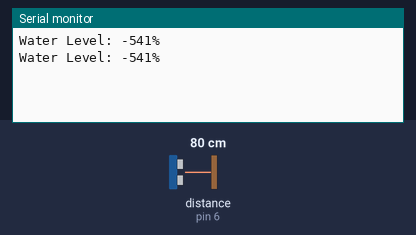
Simulated run of this sketch. Board: Arduino Uno, built with avr-gcc and run on an emulated ATmega328P. Parts: the last lines printed to the serial monitor. Inputs (shaded band) come from the test bench; at power-on: distance to the obstacle (sensor on pin 6) 80 cm. The echo pulse lasts 58.3 µs per cm.

Above: at 2.8 s.
2.9 s: distance to the obstacle (sensor on pin 6) set to 2 cm
At 4.9 s:
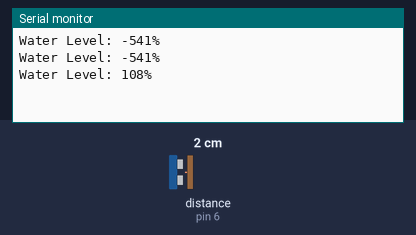
5.6 s: distance to the obstacle (sensor on pin 6) set to 4 cm
At 6.5 s:
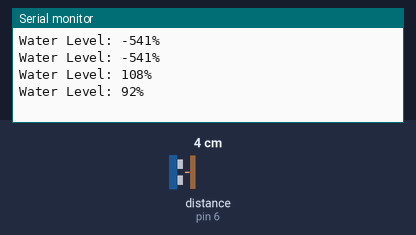
Timing chart, 0 to 8.6 s (numbered marks = the images above; inputs shaded):
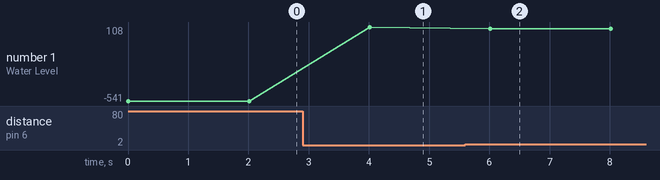

Measured:
- after the input at 2.9 s, the serial monitor: prints a new line after 1.1 s (image 1)
- after the input at 5.6 s, the serial monitor: prints a new line after 0.41 s (image 2)
- plotted number 1: -541 → 108 after the input at 2.9 s, 108 → 92 after the input at 5.6 s

The sketch:

Hydra_Water_Level_Checking.ino
```cpp
// (licence header left out)
#include <HCSR04.h>

HCSR04 hc(5,6);//initialization of class HCSR04(trig pin , echo pin)

//Loads the required values from sysdef.txt
const int bufferv = 3;  //gap between the sensor tip and the max water level
const float factor = 0.12;  //distance between the tank bottom to the sensor tip divided by 100
long dist = 0;

void setup()
{
  //BAUD RATE SERIAL COMMUNICATION
  Serial.begin(9600);
}

void loop()
{
  dist = (hc.dist() - bufferv) / factor;
  Serial.print("Water Level: ");
  Serial.print(100 - dist);
  Serial.println("%");
  delay(2000);
}
```
